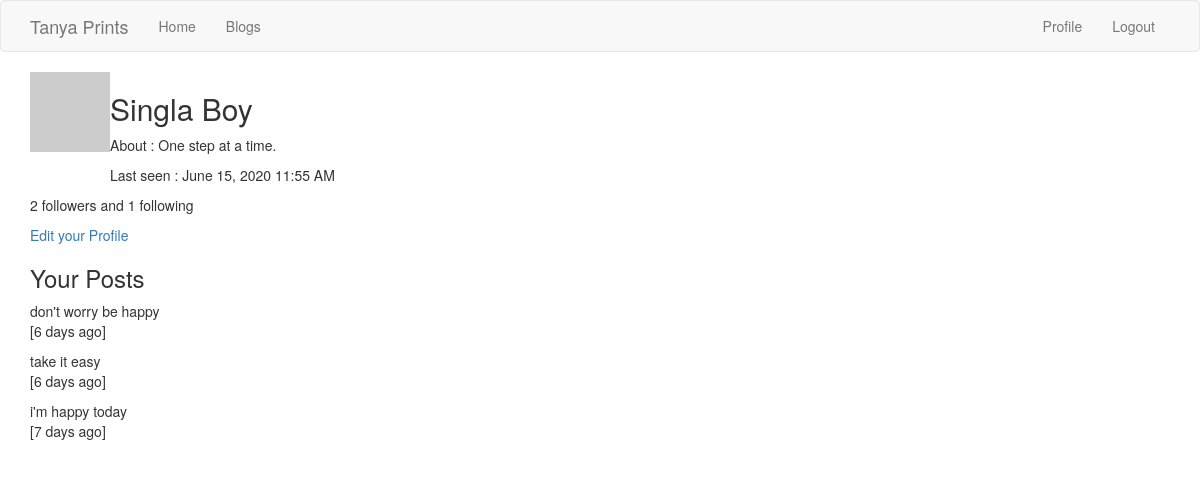
/user/Singla Boy (signed in), run on an earlier commit of the app's database.
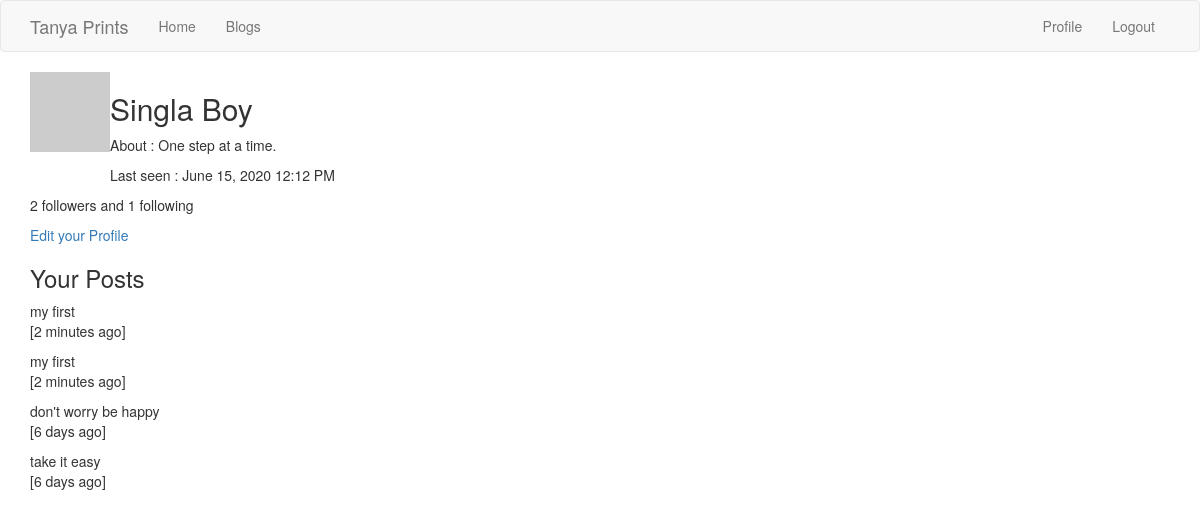
And on a later commit of the database.
### app/models.py (models this page shows, shortened)
class User(UserMixin, db.Model):
	id = db.Column(db.Integer, primary_key = True)
	username = db.Column(db.String(32), index = True, unique = True)
	email = db.Column(db.String(64), unique=True)
	password_hash = db.Column(db.String(128))
	about_me = db.Column(db.String(256))
	last_seen = db.Column(db.DateTime, default=datetime.utcnow)
	blogs = db.relationship('Blog', backref='author', lazy='dynamic')
	followed = db.relationship(
				'User', secondary=followers,
				 primaryjoin=(followers.c.follower_id == id),
				 secondaryjoin=(followers.c.followed_id == id),
				 backref=db.backref('followers', lazy='dynamic'),
				 lazy='dynamic')
	def avatar(self, size):
		digest = md5(self.email.lower().encode('utf-8')).hexdigest()
		return 'https://www.gravatar.com/avatar/{}?d=identicon&s={}'.format(digest, size)

class Blog(db.Model):
	id = db.Column(db.Integer, primary_key = True)
	title = db.Column(db.String(128), unique=True)
	time_stamp = db.Column(db.DateTime, index=True, default=datetime.utcnow)
	body = db.Column(db.String(512))
	user_id = db.Column(db.Integer, db.ForeignKey('user.id'))
	language = db.Column(db.String(5))

### app/routes.py (the view)
@app.route('/user/<username>')
@login_required
def user(username):
		user = User.query.filter_by(username=username).first_or_404()
		page = request.args.get('page',1,type=int)
		posts = user.blogs.order_by(Blog.time_stamp.desc())\
				.paginate(page, app.config['POST_PER_PAGE'], False)
		next_url = url_for('user', username=user.username, page=posts.next_num)\
					if posts.has_next else None
		prev_url = url_for('user', username=user.username, page=posts.prev_num)\
					if posts.has_prev else None
		form = FollowForm()
		return render_template('user.html', posts=posts.items, user=user,\
					form=form, next_url=next_url, prev_url=prev_url)

### app/models.py (called while the page is built)
@login.user_loader
def load_user(id):
	return User.query.get(int(id))

### app/routes.py (called while the page is built)
@app.before_request
def before_request():
	if current_user.is_authenticated:
		current_user.last_seen = datetime.utcnow()
		db.session.commit()

### app/templates/user.html (shortened to what this page needs)
{% extends "base.html" %}
{%block app_content%}
	<table>
		<tr valign='top'>
			<td><img src = {{ user.avatar(50) }}, padding: 20px /></td>
			<td>
			<h2>{{user.username.title()}}</h2>
			{% if user.about_me %}
			<p>About : {{user.about_me}}</p>
			{% endif %}
			{% if user.last_seen %}
			<p>Last seen : {{moment(user.last_seen).format('LLL')}}</p>
			{% endif %}
			</td>
		</tr>
	</table>
	<p>{{user.followers.count()}} followers and {{user.followed.count()}} following </p>
	{%if user==current_user %}
	<p><a href="{{url_for('edit_profile')}}">Edit your Profile</a></p>
	{%endif%}
	<div>
	{% if current_user == user%}
	<h3>Your Posts</h3>
	{%else%}
	<h3>Posts by {{user.username.title()}}</h3>
	{%endif%}
	{% for post in posts %}
		<p>{{post.body}}<br>
		   [{{moment(post.time_stamp).fromNow()}}]
		</p>
	{% endfor %}
{%endblock%}

What changed in the data, as far as the page shows it:
no longer on this page (row unchanged): Blog: body "i'm happy today", time_stamp "7 days ago"
changed User "Singla Boy": last_seen "June 15, 2020 11:55 AM" → "June 15, 2020 12:12 PM"
added Blog: body "my first", time_stamp "2 minutes ago"
added Blog: body "my first", time_stamp "2 minutes ago"
